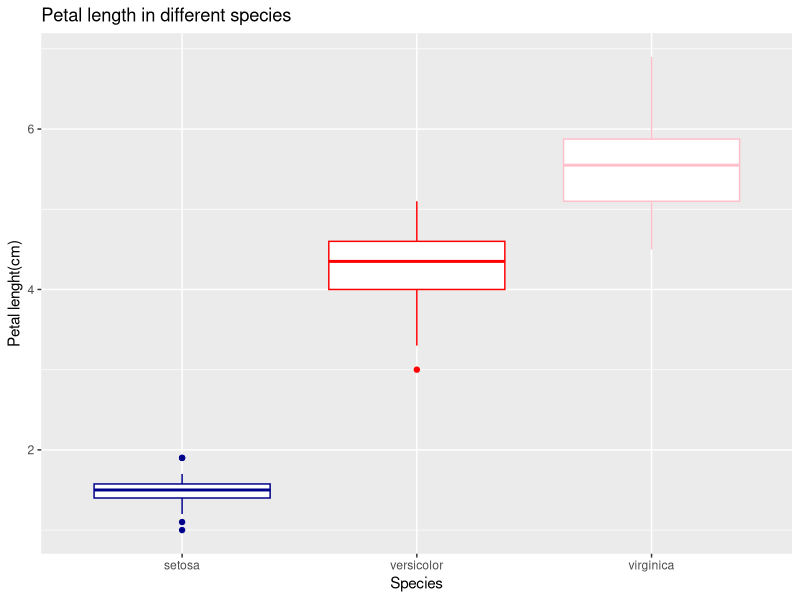
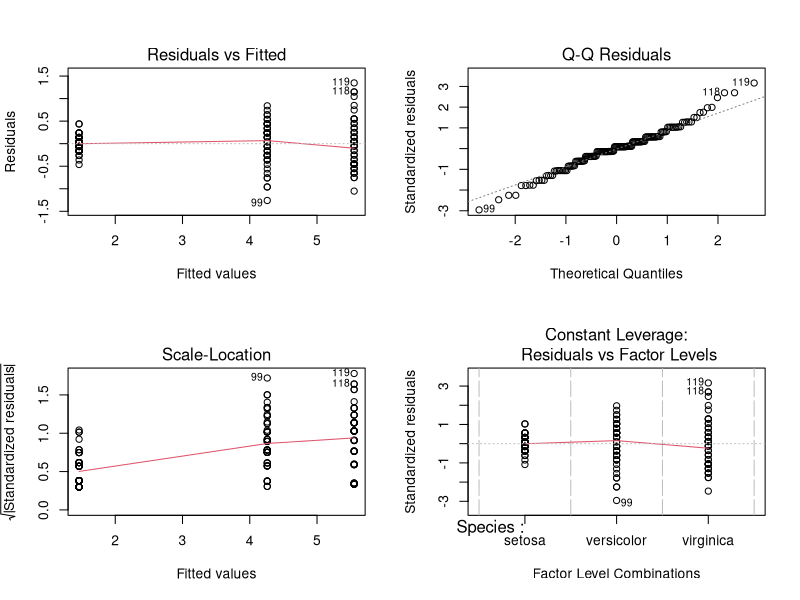

The R source for these figures, in order:
library(datasets)
library(tidyverse)
library(nlme)
data(iris)
summary(iris)

iris_dt <- iris


#### plotting the data species- Petal length ####
iris_dt %>%
  ggplot(aes(x = Species, y = Petal.Length, )) +
  geom_boxplot( colour = c("dark blue","red","pink")) +
  labs(title = "Petal length in different species", x = "Species", y = "Petal lenght(cm)")



### Variance petal length ea species ####
iris_dt %>% 
  group_by(Species)%>% 
  summarise(var_species = var(Sepal.Length, na.rm =TRUE))

virginica_var <- iris_dt%>%
  filter(Species == "virginica")
var(virginica_var$Sepal.Length)
##Fit an anova using `lm` between `Petal.Length` and species and examine the diagnostic plots.##
fit_lm1 <- lm(Petal.Length~Species, data = iris_dt)
summary(fit_lm1)

x11()
par(mfrow=c(2,2))
plot(fit_lm1)


##Fit a `gls` for the same model. Have the coefficients changed? (remember to load ´nlme´ package)##



fit_gls1 <- gls(Petal.Length~Species, data = iris_dt)
summary(fit_gls1)

##Fit a `gls` for the same model but allow the variance to be different for each species by adding `varIdent` to the `weights` argument of the model.##
fit_gls2 <- gls(Petal.Length~Species, data = iris_dt, weights = varIdent(form = ~ +1|Species))
summary(fit_gls2)

##Use `AIC` to test if this is a better model.##

anova(fit_gls1, fit_gls2)
